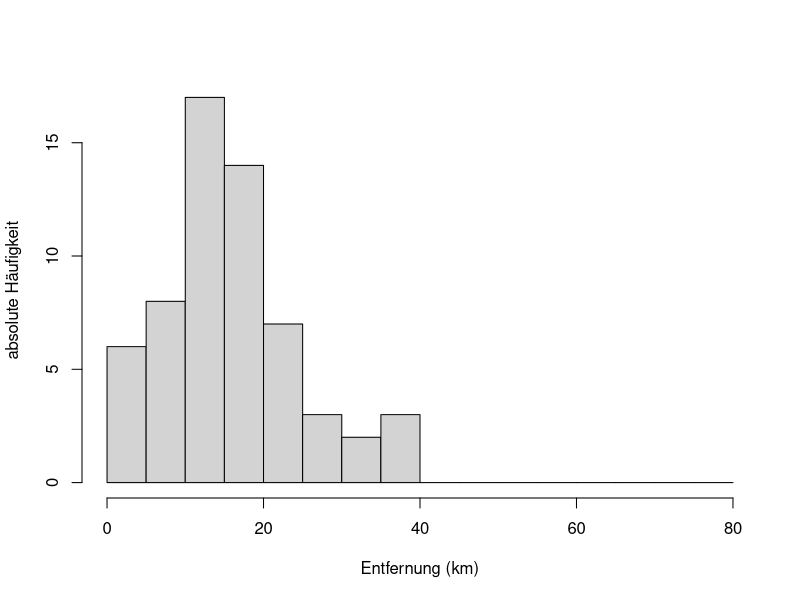
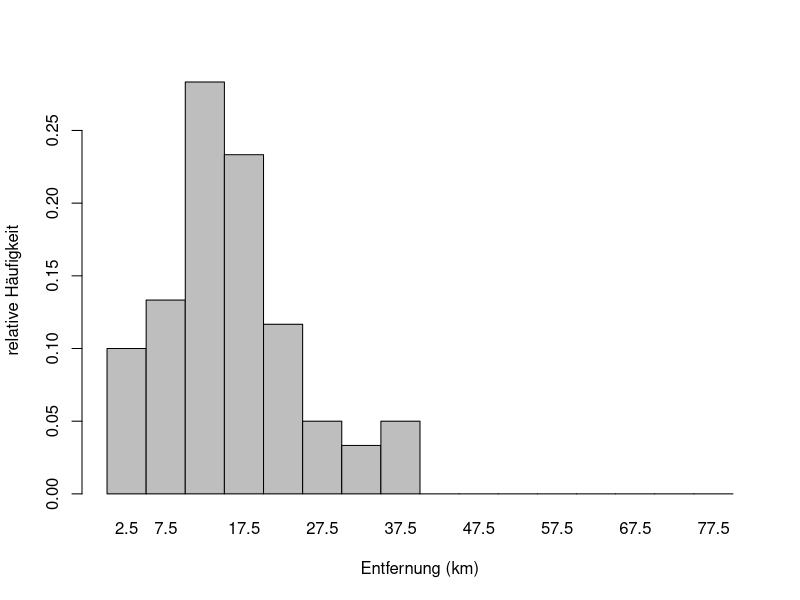
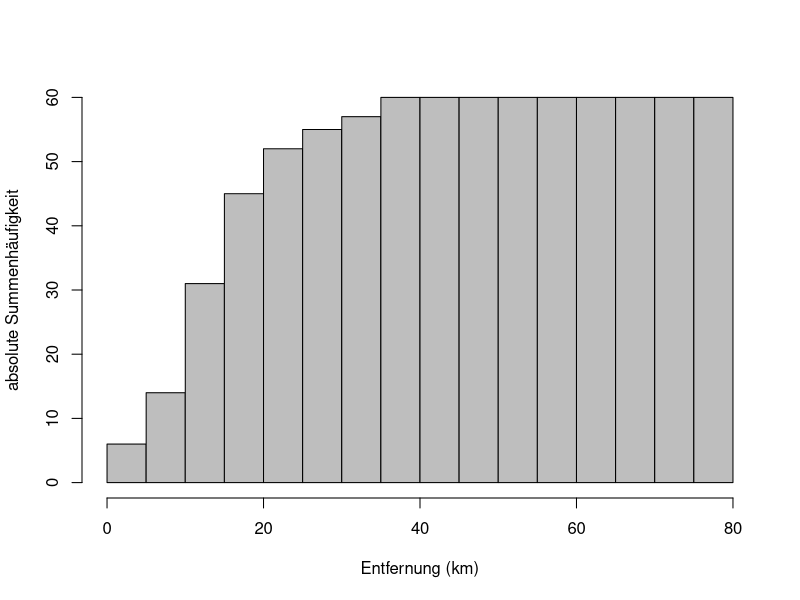
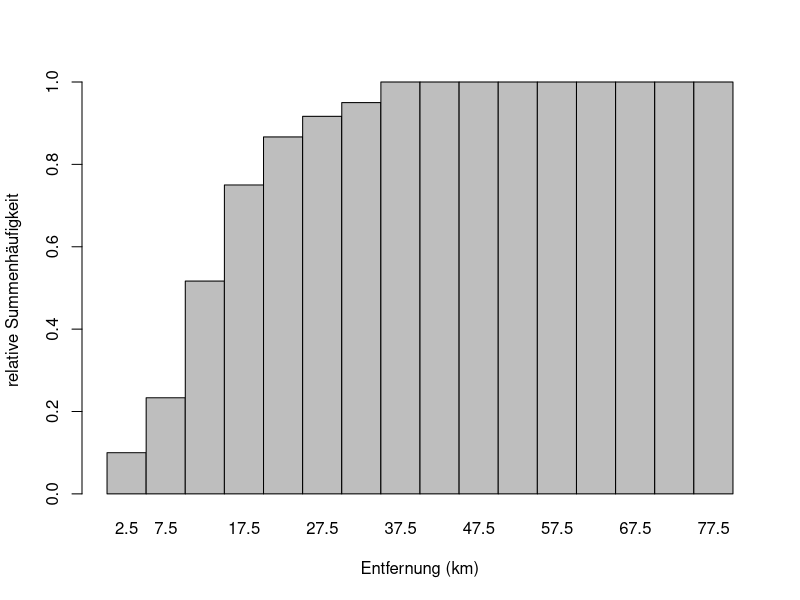
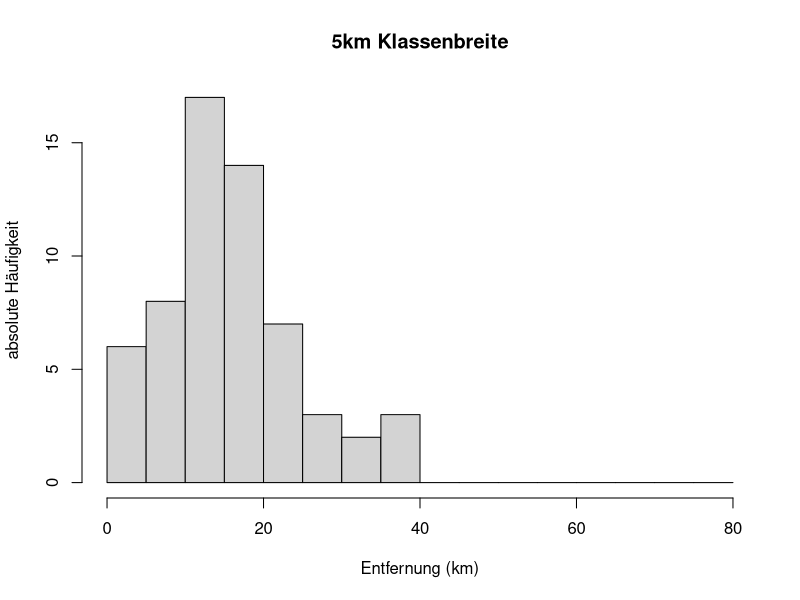
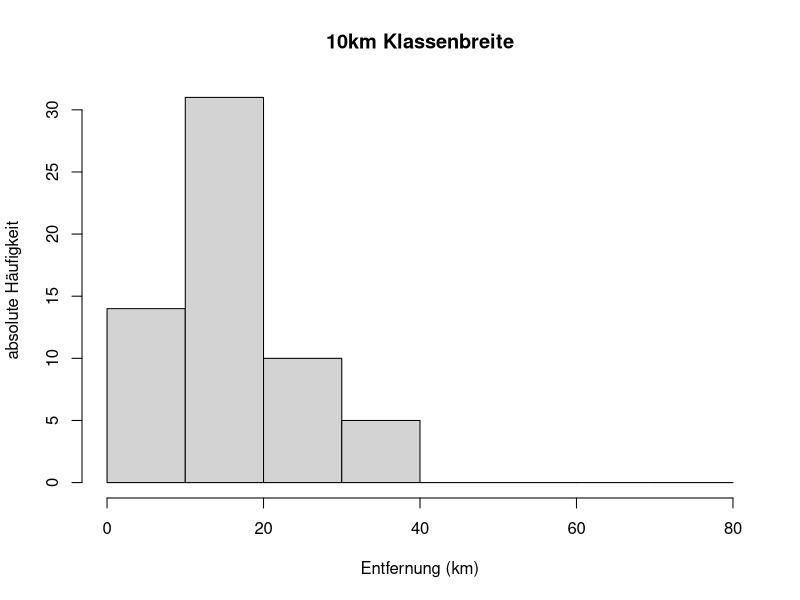
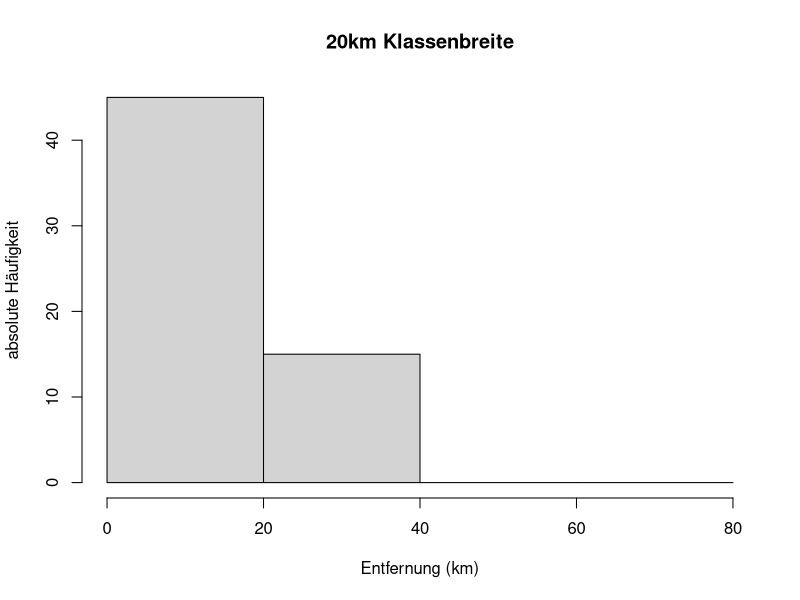
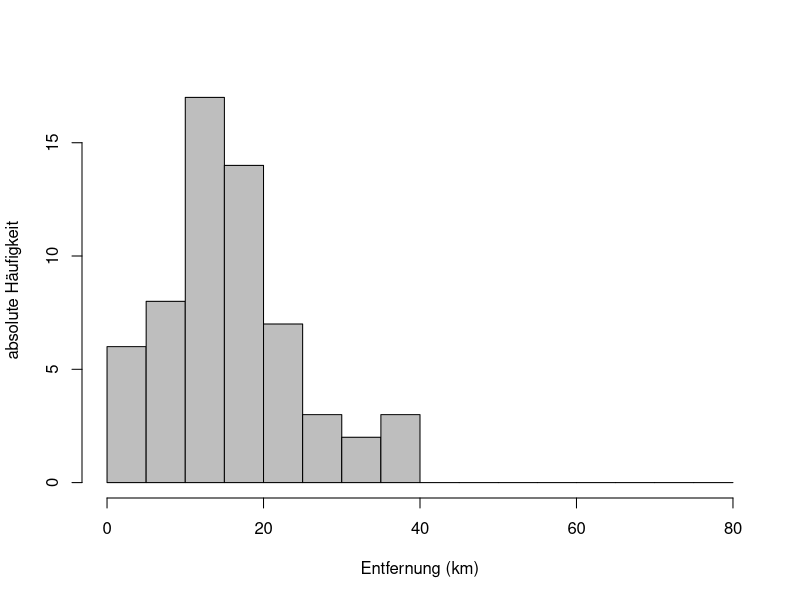

Source code (R) for these figures, in order:
## ---- chunk 1
# Paket laden, das für das Einlesen von xlsx gebraucht wird
library("readxl")
# Daten einlesen
# der Zusatz na = "-999" sagt R, dass fehlende Werte mit -999 kodiert sind
reisedat <- read_excel("data/Daten_Distanz_Reisezeit_2024.xlsx", na = "-999")
# in Zahlen und data.frame umwandeln
reisedat <- as.data.frame(apply(reisedat, 2, as.numeric))
# Ausgabe von reisedat$distanz
reisedat$distanz
## ---- chunk 2
# reisedat$distanz aufsteigend ordnen und ausgeben
sort(reisedat$distanz)
# absolute Häufigkeiten bestimmen für Klassen von 0 bis 80km, mit Breite 5km
hist(reisedat$distanz, breaks = seq(0, 80, 5),
     main = "", xlab = "Entfernung (km)", 
     ylab = "absolute Häufigkeit")
## ---- chunk 3
# Histogramm berechnen ohne Output
h <- hist(reisedat$distanz, breaks = seq(0, 80, 5), plot = FALSE)
# absolute in relative Häufigkeiten umrechnen
h$counts <- h$counts / sum(h$counts)
# Histogrammdaten plotten
barplot(h$counts ~ h$mids, space = 0, col = "gray",
     main = "", xlab = "Entfernung (km)", ylab = "relative Häufigkeit")

## ---- chunk 4
# Histogramm berechnen ohne Output
h <- hist(reisedat$distanz, breaks = seq(0, 80, 5), plot = FALSE)
# Häufigkeiten kumuliert aufsummieren
h$counts <- cumsum(h$counts)
# Histogrammdaten plotten
plot(h, freq = TRUE, col = "gray",
     main = "", xlab = "Entfernung (km)", ylab = "absolute Summenhäufigkeit")
# absolute Summenhäufigkeiten in relative umrechnen
h$counts <- h$counts / max(h$counts)
# Histogrammdaten plotten
barplot(h$counts ~ h$mids, space = 0, col = "gray",
     main = "", xlab = "Entfernung (km)", ylab = "relative Summenhäufigkeit")

## ---- chunk 5
# Klassenbreite 5km
hist(reisedat$distanz, breaks = seq(0, 80, 5),
     main = "5km Klassenbreite", 
     xlab = "Entfernung (km)", ylab = "absolute Häufigkeit")
# Klassenbreite 10km
hist(reisedat$distanz, breaks = seq(0, 80, 10),
     main = "10km Klassenbreite", 
     xlab = "Entfernung (km)", ylab = "absolute Häufigkeit")
# Klassenbreite 20km
hist(reisedat$distanz, breaks = seq(0, 80, 20),
     main = "20km Klassenbreite", 
     xlab = "Entfernung (km)", ylab = "absolute Häufigkeit")

## ---- chunk 6
h <- hist(reisedat$distanz, breaks = seq(0, 80, 5), plot = FALSE)
plot(h, freq = TRUE, col = "gray",
     main = "", xlab = "Entfernung (km)", ylab = "absolute Häufigkeit")
# gib Klassenmitte aus (an der Stelle, wo die Häufigkeiten gleich dem Maximum sind)
h$mids[h$counts == max(h$counts)]

## ---- chunk 7
# berechne arithmetisches Mittel für Variable "Distanz" in km
# der Zusatz na.rm = TRUE bedeutet, dass NA-Werte nicht berücksichtigt werden
mean(reisedat$distanz, na.rm = TRUE)

## ---- chunk 8
median(reisedat$distanz, na.rm = TRUE)
